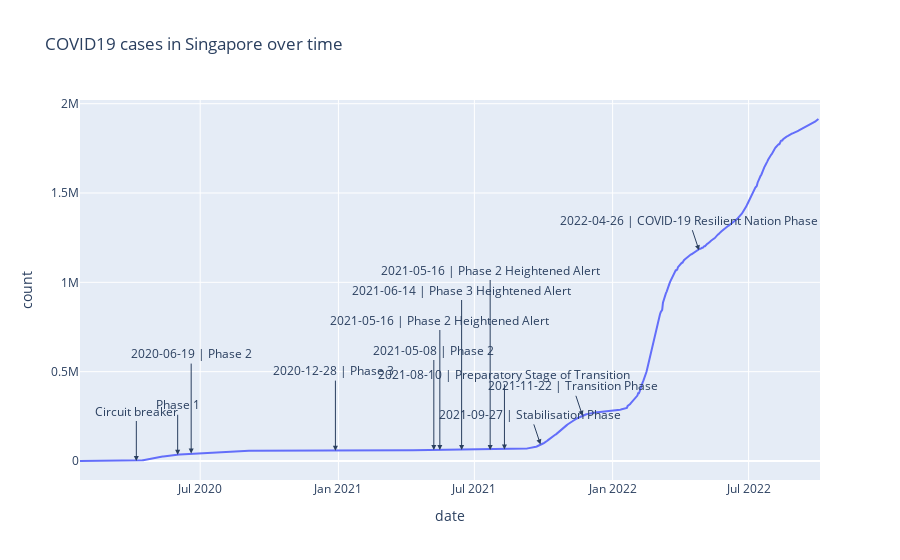

This figure's notebook cell:
### Code cell
import plotly.express as px
import pandas as pd
#Convert list to DF
df = pd.DataFrame (full_list, columns = ['date', 'count'])
#Plot df with plotly
fig = px.line(df, x="date", y="count", title="COVID19 cases in Singapore over time")


#Annotation below are optional, to give more context to the timeline
fig.add_annotation(x='2020-04-07',
            text="Circuit breaker",
            showarrow=True,
            ax = 0,
            ay = -50,
            arrowhead=2)

fig.add_annotation(x='2020-06-01', y=35000,
            text="Phase 1",
            showarrow=True,
            ax = 0,
            ay = -50,
            arrowhead=2)

fig.add_annotation(x='2020-06-19', y=41500,
            text="2020-06-19 | Phase 2",
            showarrow=True,
            ax = 0,
            ay = -100,
            arrowhead=2)

fig.add_annotation(x='2020-12-28', y=58000,
            text="2020-12-28 | Phase 3 ",
            showarrow=True,
            ax = 0,
            ay = -80,
            arrowhead=2)

fig.add_annotation(x='2021-05-08', y=61500,
            text="2021-05-08 | Phase 2",
            showarrow=True,
            ax = 0,
            ay = -100,
            arrowhead=2)

fig.add_annotation(x='2021-05-16', y=61500,
            text="2021-05-16 | Phase 2 Heightened Alert",
            showarrow=True,
            ax = 0,
            ay = -130,
            arrowhead=2)

fig.add_annotation(x='2021-06-14', y=61500,
            text="2021-06-14 | Phase 3 Heightened Alert",
            showarrow=True,
            ax = 0,
            ay = -160,
            arrowhead=2)

fig.add_annotation(x='2021-07-22', y=61500,
            text="2021-05-16 | Phase 2 Heightened Alert",
            showarrow=True,
            ax = 0,
            ay = -180,
            arrowhead=2)

fig.add_annotation(x='2021-08-10', y=65000,
            text="2021-08-10 | Preparatory Stage of Transition",
            showarrow=True,
            ax = 0,
            ay = -75,
            arrowhead=2)

fig.add_annotation(x='2021-09-27', y=93000,
            text="2021-09-27 | Stabilisation Phase",
            showarrow=True,
            arrowhead=2)

fig.add_annotation(x='2021-11-22', y=253000,
            text="2021-11-22 | Transition Phase",
            showarrow=True,
            arrowhead=2)

fig.add_annotation(x='2022-04-26', y=1180000,
            text="2022-04-26 | COVID-19 Resilient Nation Phase",
            showarrow=True,
            arrowhead=2)

fig.show()

### Figure 1 — Plotly figure (JSON) as saved in the notebook; plotly's stock layout.template omitted (floating-point values rounded to 4 significant figures; data arrays with more than 128 entries replaced by an {"elided": "..."} marker saying what was removed)
{"data": [{"hoverlabel": {"namelength": 0}, "hovertemplate": "date=%{x}<br>count=%{y}", "legendgroup": "", "line": {"color": "#636efa", "dash": "solid"}, "mode": "lines", "name": "", "showlegend": false, "type": "scatter", "x": {"elided": "984 str values"}, "xaxis": "x", "y": {"elided": "984 int values"}, "yaxis": "y"}], "layout": {"annotations": [{"arrowhead": 2, "ax": 0, "ay": -50, "showarrow": true, "text": "Circuit breaker", "x": "2020-04-07"}, {"arrowhead": 2, "ax": 0, "ay": -50, "showarrow": true, "text": "Phase 1", "x": "2020-06-01", "y": 35000}, {"arrowhead": 2, "ax": 0, "ay": -100, "showarrow": true, "text": "2020-06-19 | Phase 2", "x": "2020-06-19", "y": 41500}, {"arrowhead": 2, "ax": 0, "ay": -80, "showarrow": true, "text": "2020-12-28 | Phase 3 ", "x": "2020-12-28", "y": 58000}, {"arrowhead": 2, "ax": 0, "ay": -100, "showarrow": true, "text": "2021-05-08 | Phase 2", "x": "2021-05-08", "y": 61500}, {"arrowhead": 2, "ax": 0, "ay": -130, "showarrow": true, "text": "2021-05-16 | Phase 2 Heightened Alert", "x": "2021-05-16", "y": 61500}, {"arrowhead": 2, "ax": 0, "ay": -160, "showarrow": true, "text": "2021-06-14 | Phase 3 Heightened Alert", "x": "2021-06-14", "y": 61500}, {"arrowhead": 2, "ax": 0, "ay": -180, "showarrow": true, "text": "2021-05-16 | Phase 2 Heightened Alert", "x": "2021-07-22", "y": 61500}, {"arrowhead": 2, "ax": 0, "ay": -75, "showarrow": true, "text": "2021-08-10 | Preparatory Stage of Transition", "x": "2021-08-10", "y": 65000}, {"arrowhead": 2, "showarrow": true, "text": "2021-09-27 | Stabilisation Phase", "x": "2021-09-27", "y": 93000}, {"arrowhead": 2, "showarrow": true, "text": "2021-11-22 | Transition Phase", "x": "2021-11-22", "y": 253000}, {"arrowhead": 2, "showarrow": true, "text": "2022-04-26 | COVID-19 Resilient Nation Phase", "x": "2022-04-26", "y": 1180000}], "legend": {"tracegroupgap": 0}, "title": {"text": "COVID19 cases in Singapore over time"}, "xaxis": {"anchor": "y", "domain": [0, 1], "title": {"text": "date"}}, "yaxis": {"anchor": "x", "domain": [0, 1], "title": {"text": "count"}}}}
